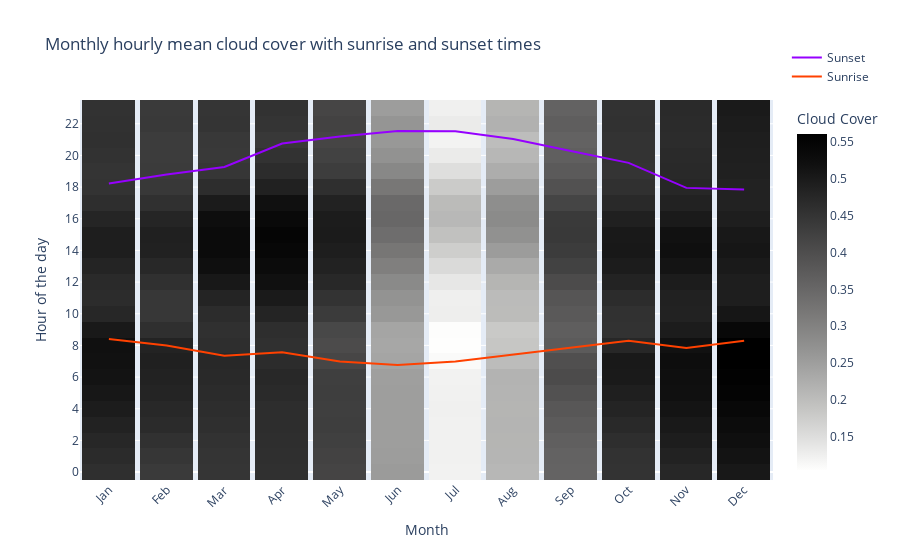

Notebook code for this chart:
### Code cell
# Create a graph with cloud cover values plus sunrise and sunset times

# Get rid of the coding of the month/hour combination used for grouping before. 
month_values = avg_tcc['group'] // 100
hour_values = avg_tcc['group'] % 100

# Reshape the data to match the format expected by Plotly
data_reshaped = avg_tcc.values.reshape((12, 24)).T  # Use -1 to automatically infer the size

fig = go.Figure()

fig.add_trace(go.Heatmap(
    z=data_reshaped,
    x=list(range(12)),
    y=list(range(24)),
    xgap = 5,
    colorscale='gray_r',
    colorbar=dict(title="Cloud Cover"),
))

# Set x-axis tickvals and ticktext for each month
fig.update_xaxes(
    tickvals=list(range(len(month_values))),
    ticktext=[f"{month_name}" for month_name in ["Jan", "Feb", "Mar", "Apr", "May", "Jun", "Jul", "Aug", "Sep", "Oct", "Nov", "Dec"]],
    tickmode='array',  # Use 'array' for custom tickvals and ticktext
    tickangle=-45,  # Rotate tick labels for better readability
)

# Set axis labels and title
fig.update_layout(
    title='Monthly hourly mean cloud cover with sunrise and sunset times',
    yaxis_title='Hour of the day',
    xaxis_title='Month',
)


# Set x-axis tickvals and ticktext for each day of the month


# Add a line for sunset times
fig.add_trace(go.Scatter(
    x=list(range(12)),
    y=[float('{:.2f}'.format(int(h) + int(m) / 60)) for h, m in [time.split(':') for time in sunset_times]],
    mode='lines',
    line=dict(color='rgb(150,0,255)', width=2),
    name='Sunset'
))

# Add a line for sunrise times
fig.add_trace(go.Scatter(
    x=list(range(12)),
    y=[float('{:.2f}'.format(int(h) + int(m) / 60)) for h, m in [time.split(':') for time in sunrise_times]],
    mode='lines',
    line=dict(color='rgb(255,65,0)', width=2),
    
    name='Sunrise'
))


# Update layout to show custom line in legend
fig.update_layout(
    showlegend=True,
    legend=dict(x=1.02, y=1.15),
    yaxis=dict(
        dtick=2,)
)


# Show the plot

fig.show()

### Figure 1 — Plotly figure (JSON) as saved in the notebook; plotly's stock layout.template omitted (floating-point values rounded to 4 significant figures; data arrays with more than 128 entries replaced by an {"elided": "..."} marker saying what was removed)
{"data": [{"colorbar": {"title": {"text": "Cloud Cover"}}, "colorscale": [[0, "rgb(254, 254, 253)"], [0.09091, "rgb(224, 224, 223)"], [0.1818, "rgb(197, 197, 195)"], [0.2727, "rgb(171, 171, 170)"], [0.3636, "rgb(146, 146, 145)"], [0.4545, "rgb(124, 123, 122)"], [0.5455, "rgb(102, 101, 101)"], [0.6364, "rgb(81, 80, 80)"], [0.7273, "rgb(59, 59, 59)"], [0.8182, "rgb(38, 38, 38)"], [0.9091, "rgb(16, 16, 16)"], [1, "rgb(0, 0, 0)"]], "type": "heatmap", "x": [0, 1, 2, 3, 4, 5, 6, 7, 8, 9, 10, 11], "xgap": 5, "y": [0, 1, 2, 3, 4, 5, 6, 7, 8, 9, 10, 11, 12, 13, 14, 15, 16, 17, 18, 19, 20, 21, 22, 23], "z": {"elided": "24x12 float values"}}, {"line": {"color": "rgb(150,0,255)", "width": 2}, "mode": "lines", "name": "Sunset", "type": "scatter", "x": [0, 1, 2, 3, 4, 5, 6, 7, 8, 9, 10, 11], "y": [18.22, 18.8, 19.27, 20.75, 21.2, 21.55, 21.52, 21.03, 20.28, 19.53, 17.95, 17.85]}, {"line": {"color": "rgb(255,65,0)", "width": 2}, "mode": "lines", "name": "Sunrise", "type": "scatter", "x": [0, 1, 2, 3, 4, 5, 6, 7, 8, 9, 10, 11], "y": [8.4, 8, 7.35, 7.57, 6.98, 6.77, 6.98, 7.42, 7.85, 8.3, 7.83, 8.3]}], "layout": {"legend": {"x": 1.02, "y": 1.15}, "showlegend": true, "title": {"text": "Monthly hourly mean cloud cover with sunrise and sunset times"}, "xaxis": {"tickangle": -45, "tickmode": "array", "ticktext": ["Jan", "Feb", "Mar", "Apr", "May", "Jun", "Jul", "Aug", "Sep", "Oct", "Nov", "Dec"], "tickvals": {"elided": "288 int values"}, "title": {"text": "Month"}}, "yaxis": {"dtick": 2, "title": {"text": "Hour of the day"}}}}
